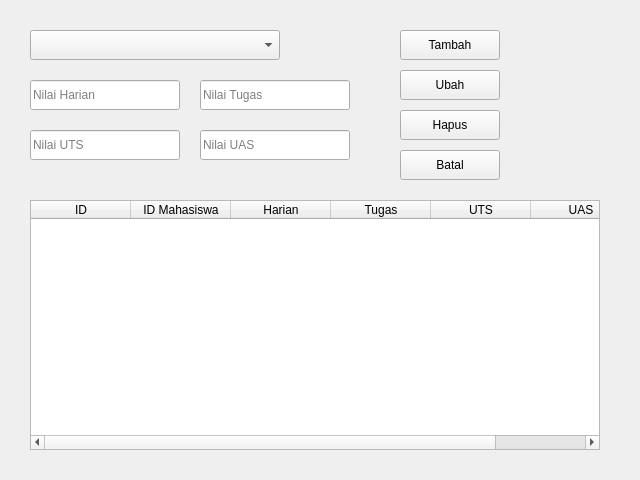
<?xml version="1.0" encoding="UTF-8"?>
<ui version="4.0">
 <class>FormNilai</class>
 <widget class="QWidget" name="FormNilai">
  <property name="geometry">
   <rect>
    <x>0</x>
    <y>0</y>
    <width>640</width>
    <height>480</height>
   </rect>
  </property>
  <property name="windowTitle">
   <string>Form Nilai</string>
  </property>

  <widget class="QComboBox" name="comboBox_mahasiswa">
   <property name="geometry">
    <rect>
     <x>30</x>
     <y>30</y>
     <width>250</width>
     <height>30</height>
    </rect>
   </property>
  </widget>

  <widget class="QLineEdit" name="lineEdit_harian">
   <property name="geometry">
    <rect>
     <x>30</x>
     <y>80</y>
     <width>150</width>
     <height>30</height>
    </rect>
   </property>
   <property name="placeholderText">
    <string>Nilai Harian</string>
   </property>
  </widget>

  <widget class="QLineEdit" name="lineEdit_tugas">
   <property name="geometry">
    <rect>
     <x>200</x>
     <y>80</y>
     <width>150</width>
     <height>30</height>
    </rect>
   </property>
   <property name="placeholderText">
    <string>Nilai Tugas</string>
   </property>
  </widget>

  <widget class="QLineEdit" name="lineEdit_uts">
   <property name="geometry">
    <rect>
     <x>30</x>
     <y>130</y>
     <width>150</width>
     <height>30</height>
    </rect>
   </property>
   <property name="placeholderText">
    <string>Nilai UTS</string>
   </property>
  </widget>

  <widget class="QLineEdit" name="lineEdit_uas">
   <property name="geometry">
    <rect>
     <x>200</x>
     <y>130</y>
     <width>150</width>
     <height>30</height>
    </rect>
   </property>
   <property name="placeholderText">
    <string>Nilai UAS</string>
   </property>
  </widget>

  <widget class="QPushButton" name="btn_tambah">
   <property name="geometry">
    <rect>
     <x>400</x>
     <y>30</y>
     <width>100</width>
     <height>30</height>
    </rect>
   </property>
   <property name="text">
    <string>Tambah</string>
   </property>
  </widget>

  <widget class="QPushButton" name="btn_ubah">
   <property name="geometry">
    <rect>
     <x>400</x>
     <y>70</y>
     <width>100</width>
     <height>30</height>
    </rect>
   </property>
   <property name="text">
    <string>Ubah</string>
   </property>
  </widget>

  <widget class="QPushButton" name="btn_hapus">
   <property name="geometry">
    <rect>
     <x>400</x>
     <y>110</y>
     <width>100</width>
     <height>30</height>
    </rect>
   </property>
   <property name="text">
    <string>Hapus</string>
   </property>
  </widget>

  <widget class="QPushButton" name="btn_batal">
   <property name="geometry">
    <rect>
     <x>400</x>
     <y>150</y>
     <width>100</width>
     <height>30</height>
    </rect>
   </property>
   <property name="text">
    <string>Batal</string>
   </property>
  </widget>

  <widget class="QTableWidget" name="tableNilai">
   <property name="geometry">
    <rect>
     <x>30</x>
     <y>200</y>
     <width>570</width>
     <height>250</height>
    </rect>
   </property>
   <column>
    <property name="text">
     <string>ID</string>
    </property>
   </column>
   <column>
    <property name="text">
     <string>ID Mahasiswa</string>
    </property>
   </column>
   <column>
    <property name="text">
     <string>Harian</string>
    </property>
   </column>
   <column>
    <property name="text">
     <string>Tugas</string>
    </property>
   </column>
   <column>
    <property name="text">
     <string>UTS</string>
    </property>
   </column>
   <column>
    <property name="text">
     <string>UAS</string>
    </property>
   </column>
  </widget>

 </widget>
 <resources/>
 <connections/>
</ui>
